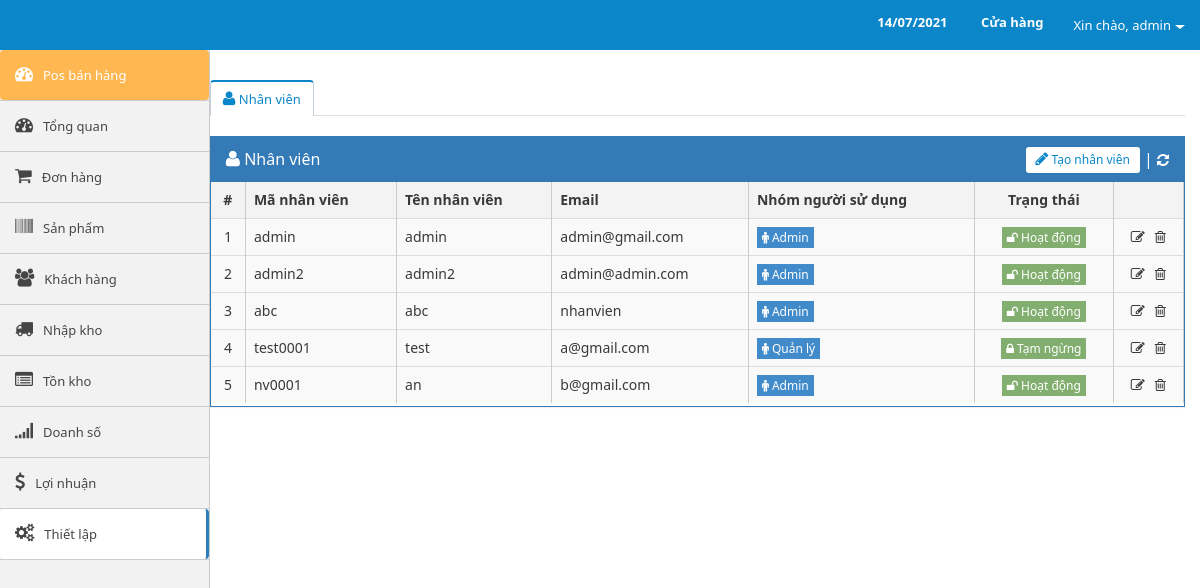
The page /index.php/config (signed in) on the database its author committed.
### tables this page shows
CREATE TABLE `cms_users` (
  `id` int(10) UNSIGNED NOT NULL,
  `username` varchar(100) NOT NULL,
  `password` varchar(100) NOT NULL,
  `salt` varchar(255) NOT NULL,
  `email` varchar(120) NOT NULL,
  `display_name` varchar(120) NOT NULL,
  `user_status` tinyint(4) NOT NULL,
  `group_id` int(11) NOT NULL,
  `store_id` int(11) NOT NULL,
  `created` datetime NOT NULL,
  `updated` datetime NOT NULL,
  `logined` datetime(1) NOT NULL,
  `ip_logged` varchar(255) NOT NULL,
  `recode` varchar(255) NOT NULL,
  `code_time_out` varchar(255) NOT NULL
);

CREATE TABLE `cms_users_group` (
  `id` int(10) UNSIGNED NOT NULL,
  `group_name` varchar(255) NOT NULL,
  `group_permission` varchar(255) NOT NULL,
  `group_registered` datetime NOT NULL,
  `group_updated` datetime NOT NULL
);

### application/controllers/config.php (called while the page is built, shortened)
<?php if (!defined('BASEPATH')) exit('No direct script access allowed');
class Config extends CI_Controller
{
    private $auth;
    public function __construct()
    {
        $this->auth = $this->cms_authentication->check();
    }
    public function index()
    {
        $data['seo']['title'] = "Phần mềm quản lý bán hàng";
        $user = $this->db->select('users.id, username, email, display_name, user_status, group_name ')->from('users')->join('users_group', 'users_group.id = users.group_id')->get()->result_array();
        $data['data']['template'] = $this->db->select('content')->from('templates')->where('id', 1)->limit(1)->get()->row_array();
        $data['data']['list_template'] = $this->db->from('templates')->get()->result_array();
        $data['data']['_user'] = $user;
        $data['data']['user'] = $this->auth;
        $store = $this->db->from('stores')->get()->result_array();
        $data['data']['store'] = $store;
        $store_id = $this->db->select('store_id')->from('users')->where('id',$this->auth['id'])->limit(1)->get()->row_array();
        $data['data']['store_id'] = $store_id['store_id'];
        $data['template'] = 'setting/setting';
        $this->load->view('layout/index', isset($data) ? $data : null);
    }
}

### index.php (called while the page is built, shortened)
<?php
require_once BASEPATH . 'core/CodeIgniter.php';

### application/libraries/cms_cookie.php (called while the page is built, shortened)
<?php if (!defined('BASEPATH')) exit('No direct script access allowed');
class CMS_Cookie
{
    public static function get($name)
    {
        return $_COOKIE[$name];
    }
    public static function decode($cookie_val)
    {
        return base64_decode(substr($cookie_val, 3));
    }
}

### application/libraries/cms_authentication.php (called while the page is built, shortened)
<?php if (!defined('BASEPATH')) exit('No direct script access allowed');
class CMS_authentication
{
    private $CI;
    public function __construct()
    {
        $this->CI = &get_instance();
    }
    public function check()
    {
        if (CMS_Cookie::exists('user_logged' . CMS_PREFIX)) {
            $cookie = CMS_Cookie::get('user_logged' . CMS_PREFIX);
            $cookie = json_decode(CMS_Cookie::decode($cookie), true);
            $user = $this->CI->db->select('id,username,password,salt,display_name,email,group_id,store_id')->where('username', $cookie['username'])->or_where('email', $cookie['username'])->from('users')->get()->row_array();
            $group = $this->CI->db->select('id, group_permission, group_name')->where('id', $user['group_id'])->from('users_group')->get()->row_array();
            if (isset($user) && count($user)) {
                if ($user['username'] == $cookie['username'] && $user['password'] == $cookie['password'] && $user['salt'] == $cookie['salt']) {
                    return ['id' => $user['id'],
                        'username' => $user['username'],
                        'password' => $user['password'],
                        'salt' => $user['salt'],
                        'email' => $user['email'],
                        'display_name' => $user['display_name'],
                        'group_id' => $user['group_id'],
                        'group_name' => $group['group_name'],
                        'group_permission' => json_decode($group['group_permission'], true),
                        'store_id' => $user['store_id']
                    ];
                }
            }
        }
        return null;
    }
}

### application/views/setting/setting.php (the view, shortened to what this page needs)
<div class="setting">
    <ul class="nav nav-tabs tab-setting" role="tablist">
        <li role="presentation" class="active"><a href="#user" aria-controls="home" role="tab" data-toggle="tab"><i
                    class="fa fa-user"></i> Nhân viên</a></li>
    </ul>
    <div class="tab-content">
        <div role="tabpanel" class="tab-pane active" id="user">
            <div class="panel panel-primary" style="margin-top: 20px">
                <div class="panel-heading">
                    <i class="fa fa-user"></i> Nhân viên
                    <div class="action pull-right">
                        <button class="btn btn-default btn-sm create-nv btn-in-panel blue" data-toggle="modal"
                                data-target="#create-nv"><i class="fa fa-pencil blue"></i> Tạo nhân viên
                        </button>
                        | <i class="fa fa-refresh" style="font-size: 14px; cursor: pointer;" onclick="cms_upuser()"></i>
                    </div>
                </div>
                <div class="panel-body">
                    <div class="table-responsive ">
                        <table class="table table-hover table-user table-striped">
                            <thead>
                            <th class="text-center">#</th>
                            <th>Mã nhân viên</th>
                            <th>Tên nhân viên</th>
                            <th>Email</th>
                            <th>Nhóm người sử dụng</th>
                            <th class="text-center">Trạng thái</th>
                            <th></th>
                            </thead>
                            <tbody>
                            <?php
                            if (isset($_user) && count($_user)) :
                                $ind = 0;
                                foreach ($_user as $key => $val) : $ind++; ?>
                                    <tr class="tr-item-<?php echo $val['id']; ?>">
                                        <td class="text-center"><?php echo $ind; ?></td>
                                        <td><?php echo $val['username']; ?></td>
                                        <td><?php echo ($val['display_name'] != '') ? $val['display_name'] : '-'; ?></td>
                                        <td><?php echo $val['email']; ?></td>
                                        <td><?php echo '<span class="user_group"><i class="fa fa-male"></i> ' . $val['group_name'] . '</span>'; ?></td>
                                        <td class="text-center"><?php echo cms_render_html($val['user_status'], 'user_status', ['fa-unlock', 'fa-lock'], ['Hoạt động', 'Tạm ngừng']); ?></td>
                                        <td class="text-center"><i class="fa fa-pencil-square-o edit-item" title="Sửa"
                                                                   onclick="cms_edit_usitem(<?php echo $val['id']; ?>)"
                                                                   style="margin-right: 10px; cursor: pointer;"></i><i
                                                onclick="cms_del_usitem(<?php echo $val['id']; ?>)" title="Xóa"
                                                class="fa fa-trash-o delete-item" style="cursor: pointer;"></i></td>
                                    </tr>
                                <?php endforeach;
                            else: ?>
                                <tr>
                                    <td class="text-center" colspan="7">Không có Người dùng trong danh sách</td>
                                </tr>
                            <?php endif;
                            ?>
                            </tbody>
                        </table>
                    </div>
                </div>
            </div>
</div>

### application/views/common/header.php (shortened to what this page needs)
<nav id="navbar-container" class="navbar navbar- navbar-fixed-top">
    <div class="container-fluid">
        <div class="collapse navbar-collapse" id="bs-example-navbar-collapse-1">
            <ul class="nav navbar-nav navbar-right">
                <?php if(isset($data['store'])){ ?>
                <li>
                    <label style="margin:13px 15px; color: white">
                            <?php
                            $today =date("d/m/Y");
                            echo $today;
                            ?>
                    </label>
                    <label style="margin: 13px 15px; color: white">
                        Cửa hàng
                    </label>
                </li>
                <?php } ?>
                <li class="dropdown user-profile">
                    <a href="#" class="dropdown-toggle" data-toggle="dropdown" role="button" aria-haspopup="true"
                       aria-expanded="false"><span class="hello">Xin chào, </span><?php echo (isset($user)) ?
                            $user['display_name'] : $user['username']; ?><span class="caret"></span></a>
                </li>
            </ul>
        </div>
    </div>
</nav>

### application/helpers/useful_helper.php (shortened to what this page needs)
<?php if (!defined('BASEPATH')) exit('No direct script access allowed');
if (!function_exists('cms_render_html')) {
    function cms_render_html($val, $class, $icon = [], $text = [])
    {
        return ($val == 1) ? "<span class='{$class}'><i class='fa {$icon[0]}'></i> " . $text[0] . "</span>" : "<span class='{$class}'><i class='fa {$icon[1]}'></i> " . $text[1] . "</span>";
    }
}

### public/templates/css/style.css (style rules this page uses)
body { font-size: 13px; font-family: "Segoe UI", Helvetica, Arial, sans-serif !important; color: #393939; line-height: 1.5; }
body, h1, h2, h3, h4, div, p, span { font-family: "Segoe UI", Helvetica, Arial, sans-serif !important; }
a { color: #fff; }
.blue { color: #0B87C9; }
.btn { border: none; box-shadow: none; padding: 7px 12px; }
td span.user_status { color: #fff; background-color: #82AF6F; font-size: 12px; padding: 2px 5px; }
td span.user_group { color: #fff; background-color: #428BCA; font-size: 12px; padding: 2px 5px; }
i.fa { cursor: pointer; }
#navbar-container { background: #0B87C9; max-height: 50px; }
#navbar-container .caret { display: inline-block; width: 0px; height: 0px; margin-left: 4px; vertical-align: middle; border-top: 4px dashed; border-right: 5px solid transparent; border-left: 5px solid transparent; }
section.main div.main-content .btn-in-panel { padding: 4px 10px; }
section.main div.main-content table { margin-bottom: 3px; }
section.main div.main-content table thead { background-color: #f2f2f2; }
section.main div.main-content table thead tr th { border-bottom: none; }
section.main div.main-content div.setting .panel-primary { border-radius: 0; }
section.main div.main-content div.setting .panel-primary .panel-heading { border-radius: 0; font-size: 16px; }
section.main div.main-content div.setting .panel-primary .panel-heading i.fa { font-size: 18px; }
section.main div.main-content div.setting .panel-primary .panel-body { padding: 0; }
section.main div.main-content div.setting #user .create-nv { border: none; box-shadow: none; }
section.main div.main-content div.setting #user .create-nv i.fa { font-size: 15px; }
section.main div.main-content div.setting .tab-content table.table thead { background: #F3F3F3; }
section.main div.main-content div.setting .tab-content table.table thead th { border-right: 1px solid #ccc; }
section.main div.main-content div.setting .tab-content table.table tbody td { border-right: 1px solid #ccc; }
section.main div.main-content ul.tab-setting li a { color: #999; line-height: 18px; border: 1px solid #C5D0DC; background: transparent; font-size: 13px; margin-right: -1px; padding: 8px 12px; }
section.main div.main-content ul.tab-setting li a i.fa { color: #0B87C9; font-size: 16px; }
section.main div.main-content ul.tab-setting li.active a { color: #0B87C9; background: white !important; outline: none; border-top: 2px solid #0B87C9; border-bottom: none; }
ul.nav li.active a { background-color: white !important; border-right: 3px solid #2B7DBC; }
button, html input[type="button"], input[type="reset"], input[type="submit"] { -webkit-appearance: button; cursor: pointer; }
button, select { text-transform: none; }
button { overflow: visible; }

### rows shown on the page
cms_users: display_name "admin", username "admin", email "admin@gmail.com", cms_users_group.group_name "Admin"
cms_users: username "admin2", display_name "admin2", email "admin@admin.com", cms_users_group.group_name "Admin"
cms_users: username "abc", display_name "abc", email "nhanvien", cms_users_group.group_name "Admin"
cms_users: username "test0001", display_name "test", email "a@gmail.com", cms_users_group.group_name "Quản lý"
cms_users: username "nv0001", display_name "an", email "b@gmail.com", cms_users_group.group_name "Admin"
